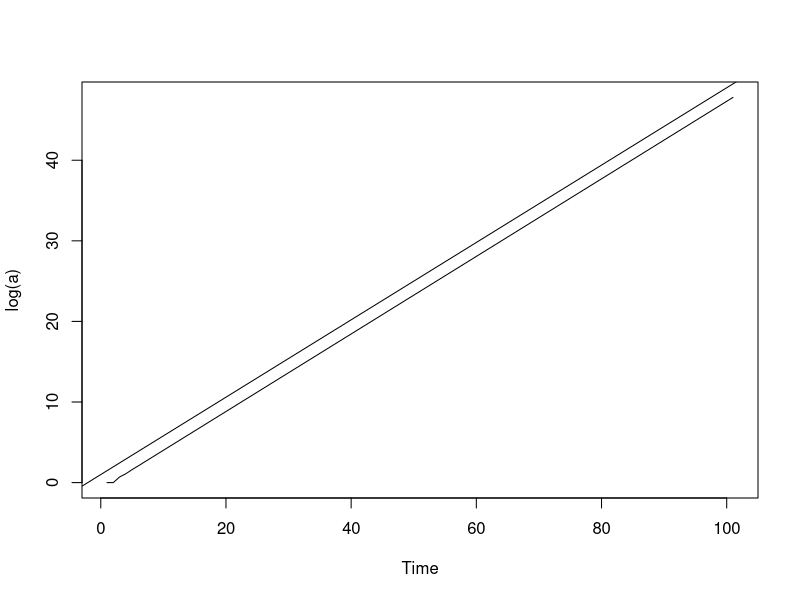

The R script that drew this image: (Note: this script raises an error after producing the figure.)
## ---- chunk 1
knitr::opts_chunk$set(prompt=TRUE,
                      comment="➤",
                      results='hold',
                      warning=FALSE,
                      dpi=300)
## ---- chunk 2
#实现cos(x) = x 的根的近似(大于0 的那个就行)
t1=proc.time()
a=0
b=pi/2
k=(a+b)/2
f=function(x)
{
  y=cos(x)-x
  return(y)
}
#while循环 只要满足小括号的条件 就一直运行
#for 自动每个循环有个值啊 这个没有

while(abs(f(k))>0.0001)
{
  
  if(f(a)*f(k)<0)
  {
    b=k
    k=(a+b)/2
  }
  #else#这个else包括了f(a)*f(k)>0
    #然而，f(a)*f(k)<0的对立集合，并不是f(b)*f(k)<0
  if(f(b)*f(k)<0)
  {
    a=k
    k=(a+b)/2
  }
  
}

t2=proc.time()
t=t2-t1
cat(k,t[3][[1]])
## ---- chunk 3
#给你5分钟 计算斐波那契数列10项和第11项之比
a=1
b=1
i=2
while(i<10)
{
  a=a+b #第10-1项
  b=a+b #第10项
  i=i+2
}
cat(a,b)
## ---- chunk 4
a = vector()
a[1] = 1
a[2] = 1

i = 1
while (i<100) {
  a[i+2] = a[i+1]+a[i]
  i = i+1
}
## ---- chunk 5
plot.ts(log(a))
abline(a = 1,b=0.48)
## ---- chunk 6
e^(0.48*80)-a[81]

## ---- chunk 7
A = matrix(c(100,140,60,80,50,30,-20,-40,10),nrow = 3)
B = matrix(c(0.3,0.5,0.2),nrow=3)
A%*%B
## ---- chunk 8
cout = vector()
for (j in 1:10000) {
  i = 0
  a = 0
  while (a == 0) {
    i=i+1
    a = a+rbinom(1,1,0.5)
  }
  cout[j] = i
}

## ---- chunk 9
success <- 0:385

plot(success, dbinom(success, size=385, prob=a),type='h',xlim = c(0,10))
## ---- chunk 10
phi = sin(104*pi/180)/6381
y = sin(76*pi/180-asin(6371*phi))/phi

## ---- chunk 11
e= 2.718281828
a = 5.41011*e^(-0.138629)
b = 21.6404*e^(-0.0346574)
## ---- chunk 12
n = 30
v = vector()
for (i in 0:n) {
  v[i+1] = choose(n,i)
}
plot.ts(v)
## ---- chunk 13
cumsum(sample(c(-1,1),10,replace=TRUE))
## ---- chunk 14
wuhu = function(M){
  K = 9-M
  times = vector()
for (m in 1:5000) {
L = rep(-1,K)
i=0
while(sum(L)<K)
  {
    i = i+1
    S = sample(c(1:3),1)
    Loc = sample(c(1:K),S)
    for (j in 1:S) {
      L[Loc[j]] = L[Loc[j]]*(-1)
    }
}
  times[m]=i
}
 return(times)
}
## ---- chunk 15
start <- Sys.time()
ts = vector()
for (l in 0:6) {
  ts[l+1] = mean(wuhu(l))
}
end <- Sys.time()
end-start

## ---- chunk 16
#plot.ts(ts)
lam = 1/520

hist(Data11,breaks=300,freq=FALSE,xlim = c(0,5000),ylim = c(0,0.0020),col = "pink",border = NA)
curve(lam*e^(-lam*x),add=TRUE,col="#401F12")
## ---- chunk 17
kk = vector()
i=0
for (x in 10:2000) {
  i=i+1
  y=1-e^(-lam*x)
  ss = sum(Data11<x)/length(Data11)
  kk[i]= y-ss
}
## ---- chunk 18
x = 600
 y=1-e^(-lam*x)
 ss = sum(Data11<x)/length(Data11)
## ---- chunk 19
wuhu2 = function(M){
  K = 9-M
  times = vector()
for (m in 1:3000) {
L = c(1,1,1,1,1,1,1,1,-1)
i=0
while(sum(L)<K)
  {
    i = i+1
    S = sample(c(1:3),1)
    Loc = sample(c(1:K),S)
    for (j in 1:S) {
      L[Loc[j]] = L[Loc[j]]*(-1)
    }
}
  times[m]=i
}
 return(times)
}
## ---- chunk 20
start <- Sys.time()
ts = vector()
for (l in 0:6) {
  ts[l+1] = mean(wuhu2(l))
}
end <- Sys.time()
end-start

## ---- chunk 21
#plot.ts(ts)
lam = 1/520

hist(Data11,breaks=300,freq=FALSE,xlim = c(0,5000),ylim = c(0,0.0020),col = "pink",border = NA)
curve(lam*e^(-lam*x),add=TRUE,col="blue")
## ---- chunk 22
c=1
d = b+1
for (i in 1:4) {
  c=d[i]*c
}
c^0.25-1


## ---- chunk 23
a = vector()
a[1] = 1
a[2] = 0.8
for (i in 1:30) {
  a[i+2] = 1.6*a[i+1]-0.9*a[i]
}
## ---- chunk 24
weighted_interval_sample = function(interval,weight){
  sum_weight = sum(weight)
  re_weight = c()
  for (j in 1:length(weight)) {
    re_weight[j] = weight[j]/sum_weight
  }
  len = length(interval)
  l_wei = length(re_weight)
  if (len%% 2 == 0 & all(weight>0) & l_wei==len/2) {
    rand = runif(1)
    i = 1
    swei = re_weight[i]
    a = 0
    while (a==0) {
      if (rand<=swei) {
        a = runif(1,interval[2*i-1],interval[2*i])
      }
      else{swei = swei+weight[i+1]
      i=i+1}
    }
    
  }
  return(a)
}
## ---- chunk 25
wuhu = c()
for (k in 1:1000) {
  wuhu[k] = weighted_interval_sample(c(1,2,3,4),c(20,20))
}
## ---- chunk 26
text <- c("apple", "banana", "cherry", "date")
pattern <- "an"
result <- grep(pattern, text, value = TRUE)
print(result)
## ---- chunk 27
m = function(data,nr,nc)
  {
    return(matrix(data,nr,nc))
}

mm = function(matrixA,matrixB)
  {
    return(matrixA %*% matrixB)
}

am = function(matrixA)
  {
    return(solve(matrixA)*det(matrixA))
  }
## ---- chunk 28
#副对角线的行列式
a = c()
for (i in 1:20) {
  a[i] = (-1)^(i*(i-1)/2)
}
## ---- chunk 29
a = m(c(0,0,1,0,1,0,2,0,0),3,3)

## ---- chunk 30
Ma = c(1:4)
Mb = rep(1,4)
Mc = c(1:3,2)
Md = Ma+Mb+Mc
Mat_A = rbind(Ma,Mb,Mc,Md)
## ---- chunk 31
a = m(c(1,0,1,0),2,2)
b = m(c(1,0,0,1),2,2)
c = m(c(1,1,1,0),2,2)
d = m(c(0,1,1,0),2,2)
e = m(c(0,0,1,1),2,2)
## ---- chunk 32
a = m(c(2,4,0,-1,-3,0,5,5,-2),3,3)
b = m(c(1,-1,-1,-2,-3,1,1,1,0),3,3)
c = m(c(1,4,0,0,5,1,1,1,0),3,3)
lambda = diag(c(-2,-2,1),3,3)
b_i = solve(b)
c_i = solve(c)
## ---- chunk 33
a%*%b
b%*%lambda

